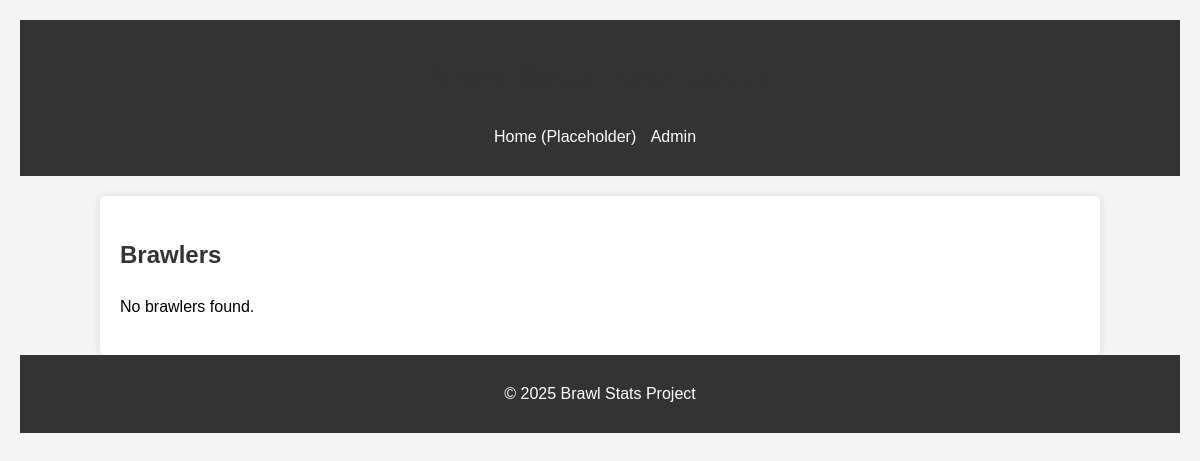
The app's page /stats/brawlers/, older data.
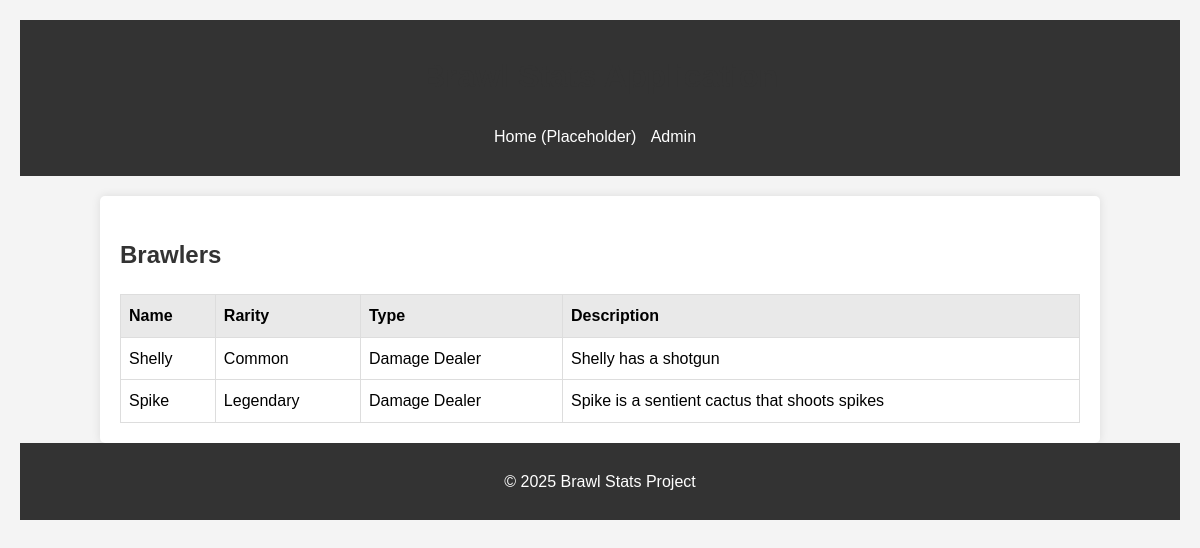
The same page, newer data.
### brawl_stats/models.py (models this page shows, shortened)
class Brawler(models.Model):
    class Rarity(models.TextChoices):
        COMMON = 'CO', _('Common')
        RARE = 'RA', _('Rare')
        SUPER_RARE = 'SR', _('Super Rare')
        EPIC = 'EP', _('Epic')
        MYTHIC = 'MY', _('Mythic')
        LEGENDARY = 'LE', _('Legendary')
    class BrawlerType(models.TextChoices):
        DAMAGE_DEALER = 'DD', _('Damage Dealer')
        TANK = 'TK', _('Tank')
        ASSASSIN = 'AS', _('Assassin')
        SUPPORT = 'SU', _('Support')
        CONTROLLER = 'CN', _('Controller')
        ARTILLERY = 'AR', _('Artillery')
    name = models.CharField(max_length=100, unique=True)
    rarity = models.CharField(max_length=2, choices=Rarity.choices, default=Rarity.COMMON)
    brawler_type = models.CharField(max_length=2, choices=BrawlerType.choices)
    description = models.TextField(blank=True)
    image_url = models.URLField(blank=True, null=True) # Optional image link
    class Meta:
        ordering = ['name']

### brawl_stats/views.py (the view)
# urls.py: path('brawlers/', views.BrawlerListView.as_view(), name='brawler_list'),
class BrawlerListView(ListView):
    model = Brawler
    template_name = 'brawl_stats/brawler_list.html'
    context_object_name = 'brawlers'

### brawl_stats/templates/brawl_stats/brawler_list.html (shortened to what this page needs)
{% extends "brawl_stats/base.html" %}
{% block content %}
<h2>Brawlers</h2>
{% if brawlers %}
    <table>
        <thead>
            <tr>
                <th>Name</th>
                <th>Rarity</th>
                <th>Type</th>
                <th>Description</th>
            </tr>
        </thead>
        <tbody>
            {% for brawler in brawlers %}
            <tr>
                <td>{{ brawler.name }}</td>
                <td>{{ brawler.get_rarity_display }}</td>
                <td>{{ brawler.get_brawler_type_display }}</td>
                <td>{{ brawler.description|truncatewords:20 }}</td>
            </tr>
            {% endfor %}
        </tbody>
    </table>
{% else %}
    <p>No brawlers found.</p>
{% endif %}
{% endblock %}

### brawl_stats/templates/brawl_stats/base.html (shortened to what this page needs)
{% load static %}
<!DOCTYPE html>
<html lang="en">
<head>
    <link rel="stylesheet" href="{% static 'css/style.css' %}">
</head>
<body>
    <header>
        <h1>Brawl Stats Application</h1>
        <nav>
            <ul>
                <li><a href="#">Home (Placeholder)</a></li>
                <li><a href="{% url 'admin:index' %}">Admin</a></li>
            </ul>
        </nav>
    </header>
    <main class="container">
        {% block content %}{% endblock %}
    </main>
    <footer>
        <p>&copy; {% now "Y" %} Brawl Stats Project</p>
    </footer>
</body>
</html>

### static/css/style.css (style rules this page uses)
body { font-family: sans-serif; line-height: 1.6; margin: 0; padding: 20px; background-color: #f4f4f4; }
header, footer { background-color: #333; color: #fff; padding: 10px 20px; text-align: center; margin-bottom: 20px; }
nav ul { list-style: none; padding: 0; }
nav ul li { display: inline; margin-right: 10px; }
nav a { color: #fff; text-decoration: none; }
main { background-color: #fff; padding: 20px; border-radius: 5px; box-shadow: 0 0 10px rgba(0,0,0,0.1); }
h1, h2, h3 { color: #333; }
table { width: 100%; border-collapse: collapse; margin-top: 20px; }
th, td { border: 1px solid #ddd; padding: 8px; text-align: left; }
th { background-color: #e9e9e9; }
.container { max-width: 960px; margin: auto; overflow: hidden; }

Row changes from the older to the newer data that the page shows:
added Brawler: name "Shelly", rarity "Common", brawler_type "Damage Dealer", description "Shelly has a shotgun"
added Brawler: name "Spike", rarity "Legendary", brawler_type "Damage Dealer", description "Spike is a sentient cactus that shoots spikes"
Text that changed along with them:
text no longer shown: "No brawlers found."
text now shown: "Name Rarity Type Description"
